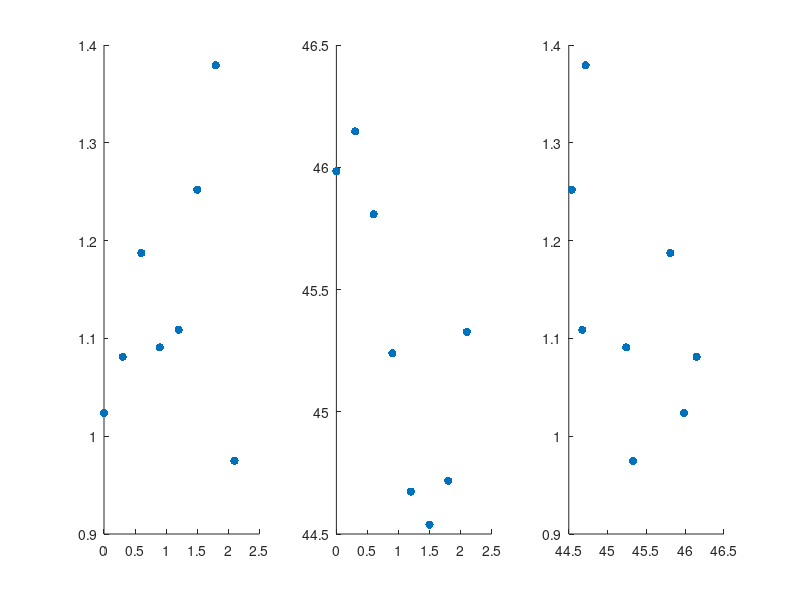

MATLAB code for this plot:
%S = load('Reuters21578.mat');
%X = array2table(S.fea);

%y = S.gnd;

%training = S.trainIdx;
%test = S.testIdx;


%X_training = X(training, :); %trainIdx is a vector containing the indices corresponding to the rows in X which comprise the training data
%X_test = X(test, :); %testIdx is a vector containing the indices corresponding to the rows in X which comprise the test data

%y_training = y(S.trainIdx, 1); 
%y_test = y(S.testIdx, 1);
approx_error_nnsc = zeros(7, 1);
error_nnsc = zeros(7, 1);

lambda_v = zeros(7, 1);
S = load('fisheriris.mat');

X = S.meas .* (S.meas > 0);
y = [ones(50,1); 2 .* ones(50,1); 3 .* ones(50,1)];

epsilon_1 = 10 ^ -6;
epsilon_2 = 10 ^ -6;

%lambda = 1;
meu = 0.0001;

X_training = [X(1:40, :); X(51:90, :); X(101:140, :)];
y_training = [y(1:40, :); y(51:90, :); y(101:140, :)];

X_test = [X(41:50, :); X(91:100, :); X(141:150, :)];
y_test = [y(41:50, :); y(91:100, :); y(141:150, :)];

r = rank(X);
[rows, cols] = size(X);

k = 1;

for lambda = 0.001 : 0.3: 2.101

A = randn(rows, r);
S = zeros(r, cols);

epsilon1 = 0;
epsilon2 = 0;

A_new = zeros(rows, r);
S_new = zeros(r, cols);

A = (A + abs(A))/2;
S = (S + abs(S))/2;

for i = 1:r
   A(:, i) = A(:, i)/norm(A(:, i)); %we normalise the ith column of A
end

while true
    W = A' * A + lambda * eye(r);
    
    for j = 1:cols
        b = A' * X(:, j);
        
        S_new(:, j) = W \ b;
    end
    S_new = (S_new + abs(S_new))/2;
    
    A_new = A .* (X * S_new') ./ (A * (S_new * S_new') + lambda);
    A_new = (A_new + abs(A_new))/2;
    
    epsilon1 = norm(A_new - A, 'fro') / sqrt(rows * r);
    epsilon2 = norm(S_new - S, 'fro') / sqrt(r * cols);
    
    if (epsilon1 < epsilon_1 && epsilon2 < epsilon_2) %when the new A is not very different from old A
        break; %no point in continuing
    end
    
    A = A_new;
    S = S_new;  
end

sum = 0;

for i = 1:cols
    sum = sum + norm(S_new(:, i), 1);
end 

approx_error_nnsc(k, 1) = norm(X - A_new * S_new, 'fro') / sqrt(rows * cols);

error_nnsc(k, 1) = sum;
lambda_v(k, 1) = lambda;

k = k + 1;
end

figure;

subplot(1,3,1);
title('Lambda vs error');
xlabel('Lambda');
ylabel('Error');
scatter(lambda_v, approx_error_nnsc, 'o', 'filled');

subplot(1,3,2);
title('Lambda vs sparsity');
xlabel('Lambda');
ylabel('Error');
scatter(lambda_v, error_nnsc, 'o', 'filled');

subplot(1,3,3);
title('Error vs sparsity');
xlabel('Sparsity');
ylabel('Error');
scatter(error_nnsc, approx_error_nnsc, 'o', 'filled');